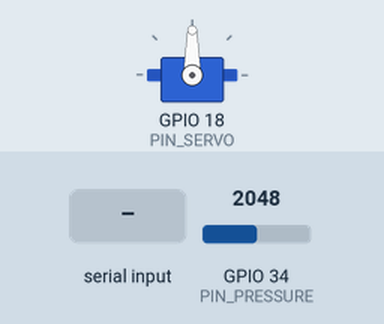
Simulated run of this sketch. Board: ESP32. Parts: servo. The inputs (shaded band) are chosen by the test bench; at power-on: GPIO 34 (PIN_PRESSURE) = 2048 (analog values on the 0–4095 scale). Nothing arrives over Bluetooth unless stated; what the sketch prints to the serial monitor is not drawn.

Above: at 1.2 s.
1.3 s: "home\n" received over the second serial link
2.8 s: "90,45\n" received over the second serial link
4.3 s: "5\n" received over the second serial link
Timing chart, 0 to 7.3 s (numbered marks = the images above; inputs shaded):
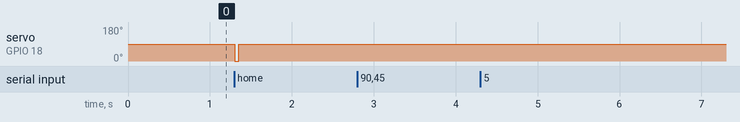

The sketch:

rocket_control.ino
```cpp
#include <Arduino.h>
#include <BluetoothSerial.h>
#include <ESP32Servo.h>

// === FreeRTOS ===
// Handles para as tarefas
TaskHandle_t taskControlHandle;
TaskHandle_t taskCommandHandle;
TaskHandle_t taskDisplayHandle;

// Mutex para proteger o acesso a dados compartilhados entre as tarefas
SemaphoreHandle_t sharedDataMutex;

// === Instâncias Globais ===
Servo valveServo;
BluetoothSerial SerialBT;

// === Pinos ===
#define PIN_PRESSURE 34   // Entrada analógica do sensor (ADC1_6)
#define PIN_SERVO    18   // Saída PWM para o servo

// === Calibração e Filtro do Sensor ===
#define ADC_VAL_LOW 62      // Valor ADC lido em 2.0 bar (0.05V)
#define PRESSURE_VAL_LOW 2.0  // Valor em bar da pressão baixa de referência
#define ADC_VAL_HIGH 447    // Valor ADC lido em 7.0 bar (0.36V)
#define PRESSURE_VAL_HIGH 7.0 // Valor em bar da pressão alta de referência
#define MOVING_AVG_SIZE 10 // Número de amostras para o filtro de média móvel

// === Máquina de Estados ===
enum SystemState { STATE_IDLE, STATE_RUNNING, STATE_SAFETY_LOCK };
volatile SystemState currentState = STATE_IDLE; // O sistema inicia em modo ocioso

// === Estrutura de Dados Compartilhados ===
// Agrupa todos os dados que podem ser acessados por múltiplas tarefas
struct SharedData {
  float kp = 6.0;
  float ki = 1.0;
  float kd = 0.2;
  float setpoint = 3.0; // Setpoint inicial padrão, mas o controle só inicia após um novo ser enviado
  float integrative = 0.0;
  float previous_error = 0.0;
  float current_pressure = 0.0;
  float current_control = 0.0;
};

SharedData pidData;

// === Protótipos das Funções Auxiliares ===
float readPressureBar();
void setValveOpening(float percent);

// === Definições das Tarefas (Tasks) do FreeRTOS ===

/**
 * @brief Tarefa de alta frequência para o loop de controle principal.
 * Lê o sensor, executa a máquina de estados e o PID, e controla a válvula.
 */
void taskControlLoop(void *parameter) {
  TickType_t xLastWakeTime;
  const TickType_t xFrequency = pdMS_TO_TICKS(50); // Executa a cada 50ms (20Hz)
  xLastWakeTime = xTaskGetTickCount();
  float dt = (float)xFrequency / configTICK_RATE_HZ; // Delta T constante

  for (;;) {
    vTaskDelayUntil(&xLastWakeTime, xFrequency); // Garante a frequência exata

    // --- Máquina de Estados ---
    switch (currentState) {
      case STATE_IDLE:
        // No estado ocioso, apenas garante que a válvula permaneça fechada.
        // Nenhuma ação de controle é executada.
        setValveOpening(0);
        break;

      case STATE_RUNNING:
        // Tenta obter o mutex para acessar os dados do PID
        if (xSemaphoreTake(sharedDataMutex, (TickType_t)10) == pdTRUE) {

          pidData.current_pressure = readPressureBar();

          // Lógica do PID
          float error = pidData.setpoint - pidData.current_pressure;
          pidData.integrative += error * dt;
          pidData.integrative = constrain(pidData.integrative, -100.0, 100.0);
          float derivative = (error - pidData.previous_error) / dt;
          pidData.previous_error = error;

          pidData.current_control = pidData.kp * error + pidData.ki * pidData.integrative + pidData.kd * derivative;
          pidData.current_control = constrain(pidData.current_control, 0.0, 100.0);

          // Libera o mutex
          xSemaphoreGive(sharedDataMutex);

          setValveOpening(pidData.current_control);

          // Verificação de segurança (Evento de Sobrepressão)
          if (pidData.current_pressure > 15.0) {
            currentState = STATE_SAFETY_LOCK;
            Serial.println("PERIGO: Pressao acima de 15 bar! Entrando em modo de seguranca.");
            SerialBT.println("PERIGO: Pressao acima de 15 bar! Entrando em modo de seguranca.");
          }
        }
        break;

      case STATE_SAFETY_LOCK:
        setValveOpening(0); // Mantém a válvula fechada
        // O sistema permanece neste estado até ser reiniciado
        break;
    }
  }
}

/**
 * @brief Tarefa para lidar com comandos recebidos via Bluetooth.
 * Responsável por disparar o evento de início do controle.
 */
void taskCommandHandler(void *parameter) {
  for (;;) {
    if (SerialBT.available()) {
      String cmd = SerialBT.readStringUntil('\n');
      cmd.trim();

      if (xSemaphoreTake(sharedDataMutex, portMAX_DELAY) == pdTRUE) {
        if (cmd.equalsIgnoreCase("home")) {
          setValveOpening(100); // Comando manual direto
          String msg = "OK: Comando HOME recebido. Valvula 100% aberta.";
          Serial.println(msg);
          SerialBT.println(msg);
        } else {
          float novoSetpoint = cmd.toFloat();
          if (novoSetpoint > 0.0 && novoSetpoint < 14.5) {
            pidData.setpoint = novoSetpoint;
            pidData.integrative = 0; // Zera o termo integral ao mudar o setpoint

            String msg;
            // Evento: Recebimento de Setpoint Válido
            // Se o sistema estava ocioso, este evento o inicia.
            if (currentState == STATE_IDLE) {
              currentState = STATE_RUNNING;
              msg = "Setpoint inicial recebido. Iniciando controle para " + String(pidData.setpoint, 2) + " bar.";
            } else {
              msg = "Novo setpoint definido: " + String(pidData.setpoint, 2) + " bar.";
            }
            Serial.println(msg);
            SerialBT.println("OK: " + msg);

          } else {
            String msg = "Erro: Comando ou Setpoint invalido ("+ cmd +").";
            Serial.println(msg);
            SerialBT.println(msg);
          }
        }
        xSemaphoreGive(sharedDataMutex);
      }
    }
    vTaskDelay(pdMS_TO_TICKS(100)); // Verifica por novos comandos 10x por segundo
  }
}

/**
 * @brief Tarefa de baixa frequência para exibir dados no Serial e Bluetooth.
 */
void taskDisplay(void *parameter) {
  for (;;) {
    vTaskDelay(pdMS_TO_TICKS(500)); // Envia dados a cada 500ms

    if (xSemaphoreTake(sharedDataMutex, (TickType_t)10) == pdTRUE) {
      int adc_val = analogRead(PIN_PRESSURE);

      // Envia dados para o Serial USB
      Serial.print("Setpoint: "); Serial.print(pidData.setpoint, 2);
      Serial.print(" bar | Pressao: "); Serial.print(pidData.current_pressure, 2);
      Serial.print(" bar | Valvula: "); Serial.print(pidData.current_control, 1);
      Serial.print(" % | ADC: "); Serial.println(adc_val);

      // Envia dados para o Bluetooth
      String bt_data = "P:" + String(pidData.current_pressure, 2) + "|S:" + String(pidData.setpoint, 2) + "|V:" + String(pidData.current_control, 1);
      SerialBT.println(bt_data);

      xSemaphoreGive(sharedDataMutex);
    }
  }
}


// === Funções Auxiliares ===
float readPressureBar() {
  static float readings[MOVING_AVG_SIZE];
  static int readIndex = 0;
  static float total = 0;
  static bool isFilterInitialized = false;

  int adc_raw = analogRead(PIN_PRESSURE);
  float current_pressure = (float)(adc_raw - ADC_VAL_LOW) * (PRESSURE_VAL_HIGH - PRESSURE_VAL_LOW) / (float)(ADC_VAL_HIGH - ADC_VAL_LOW) + PRESSURE_VAL_LOW;
  current_pressure = constrain(current_pressure, 0.0, 60.0);

  if (!isFilterInitialized) {
    for (int i = 0; i < MOVING_AVG_SIZE; i++) readings[i] = current_pressure;
    total = current_pressure * MOVING_AVG_SIZE;
    isFilterInitialized = true;
  }

  total -= readings[readIndex];
  readings[readIndex] = current_pressure;
  total += readings[readIndex];
  readIndex = (readIndex + 1) % MOVING_AVG_SIZE;

  return total / MOVING_AVG_SIZE;
}

void setValveOpening(float percent) {
  percent = constrain(percent, 0.0, 100.0);
  int angle = map((long)percent, 0, 100, 90, 0);
  valveServo.write(angle);
}


// === Setup ===
void setup() {
  Serial.begin(115200);
  SerialBT.begin("ESP32_Pressao_RTOS");

  valveServo.attach(PIN_SERVO);
  pinMode(PIN_PRESSURE, INPUT);

  analogReadResolution(12);
  analogSetPinAttenuation(PIN_PRESSURE, ADC_11db);

  Serial.println("Sistema RTOS iniciado. Aguardando setpoint via Bluetooth para iniciar o controle.");
  setValveOpening(0); // Garante que a válvula comece fechada

  // Cria o mutex para sincronização
  sharedDataMutex = xSemaphoreCreateMutex();
  if (sharedDataMutex == NULL) {
    Serial.println("Erro ao criar o Mutex");
    while(1);
  }

  // Cria as tarefas
  xTaskCreate(taskControlLoop, "Control Loop", 4096, NULL, 3, &taskControlHandle);
  xTaskCreate(taskCommandHandler, "Command Handler", 2048, NULL, 2, &taskCommandHandle);
  xTaskCreate(taskDisplay, "Display", 2048, NULL, 1, &taskDisplayHandle);

  // A função setup termina e o escalonador do FreeRTOS assume.
}


void loop() {
  vTaskDelete(NULL);
}
```

Measured:
- after the input at 1.3 s, servo on GPIO 18 (PIN_SERVO): 90° → 0° at once, → 90° 0.05 s later
- after the input at 2.8 s, every drawn part: stays the same
- after the input at 4.3 s, every drawn part: stays the same
